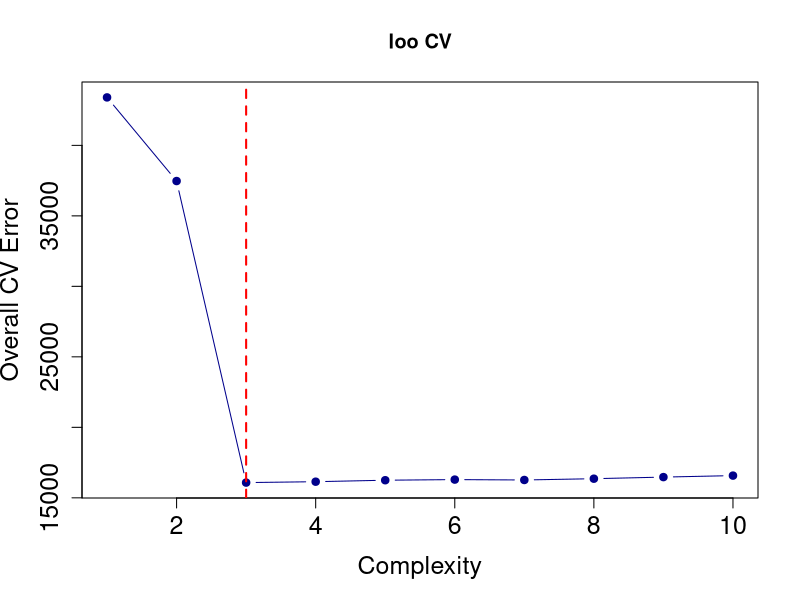
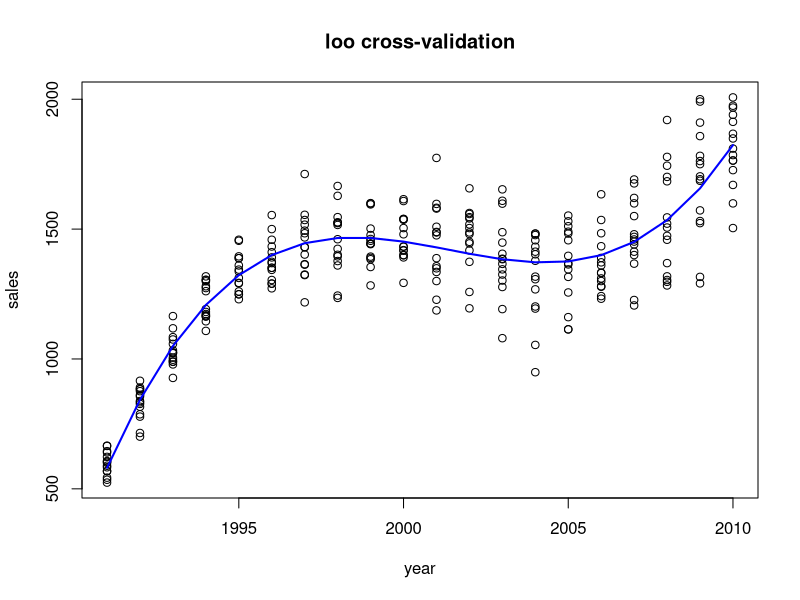
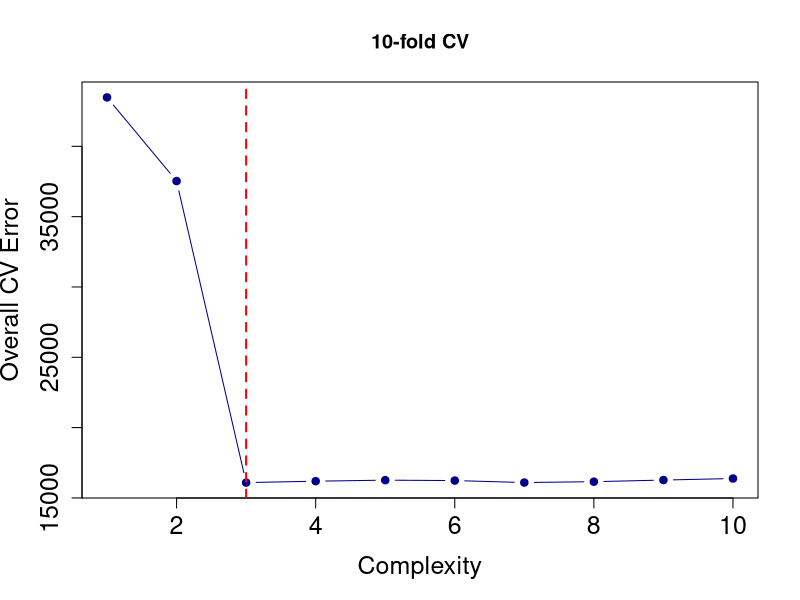
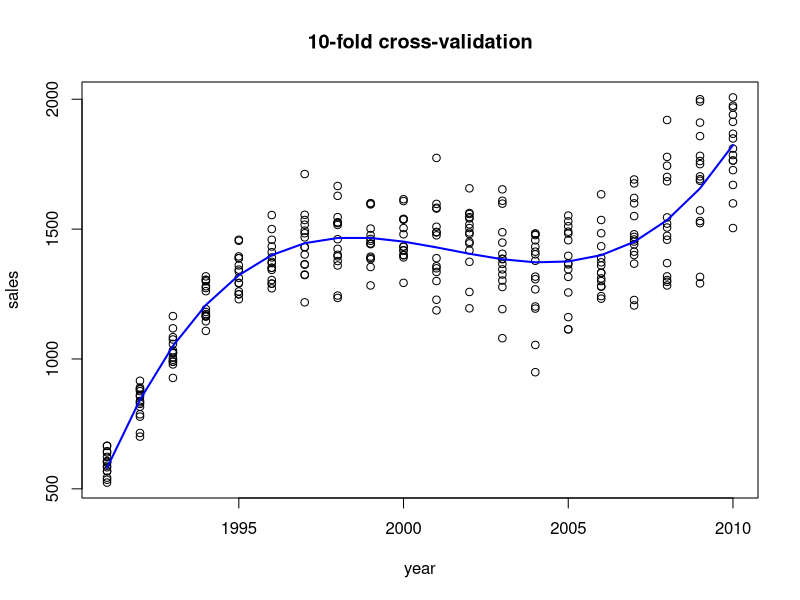
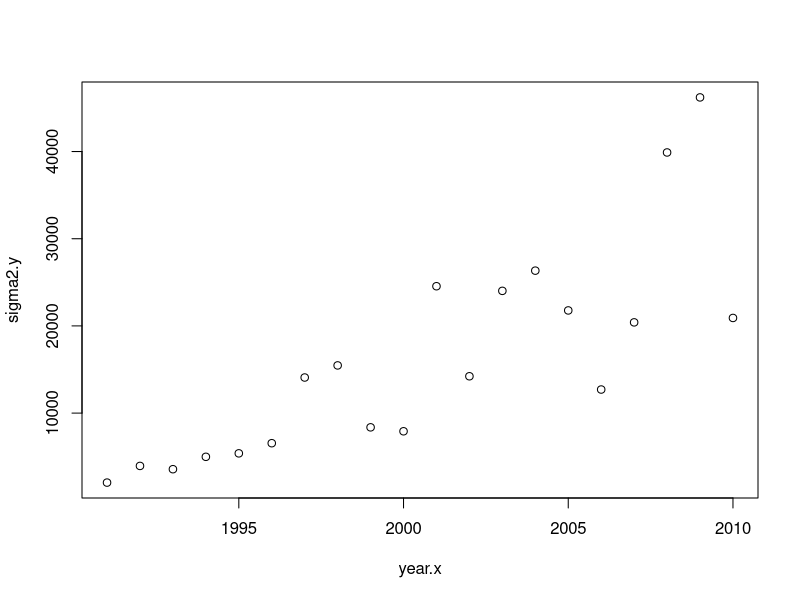
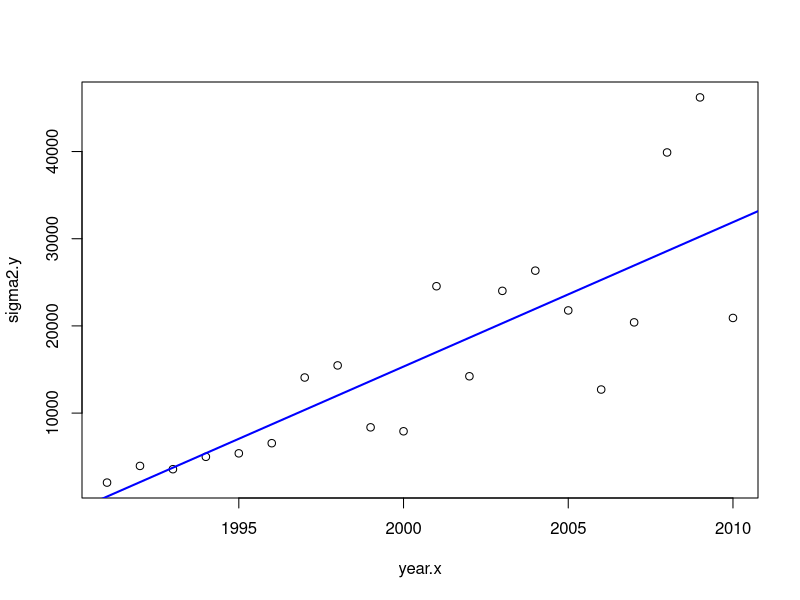
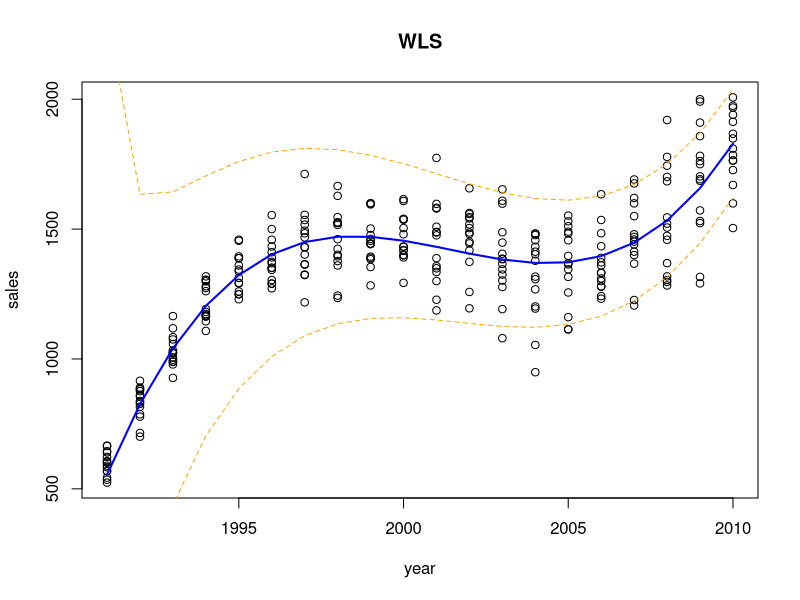
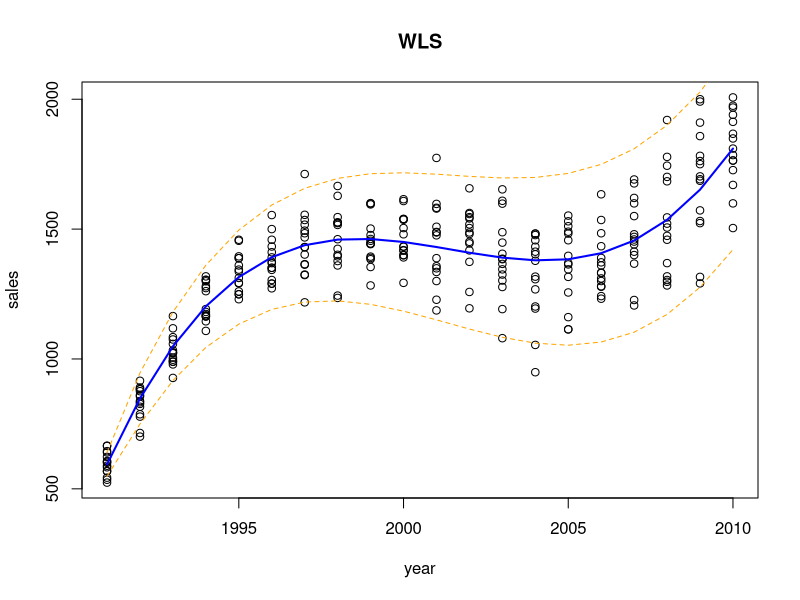

Source code (R) for these figures, in order:
## ---- chunk 1
knitr::opts_chunk$set(echo = TRUE)
## ---- chunk 2
sales = read.table("JaxSales.txt", header = TRUE)

# A function to generate the indices of the k-fold sets
kfold <- function(N, k=N, indices=NULL){
  # get the parameters right:
  if (is.null(indices)) {
    # Randomize if the index order is not supplied
    indices <- sample(1:N, N, replace=FALSE)
  } else {
    # else if supplied, force N to match its length
    N <- length(indices)
  }
  # Check that the k value makes sense.
  if (k > N) stop("k must not exceed N")
  #
  
  # How big is each group?
  gsize <- rep(round(N/k), k)
  
  # For how many groups do we need odjust the size?
  extra <- N - sum(gsize)
  
  # Do we have too few in some groups?
  if (extra > 0) {
    for (i in 1:extra) {
      gsize[i] <- gsize[i] +1
    }
  }
  # Or do we have too many in some groups?
  if (extra < 0) {
    for (i in 1:abs(extra)) {
      gsize[i] <- gsize[i] - 1
    }
  }
  
  running_total <- c(0,cumsum(gsize))
  
  # Return the list of k groups of indices
  lapply(1:k, 
         FUN=function(i) {
           indices[seq(from = 1 + running_total[i],
                       to = running_total[i+1],
                       by = 1)
                   ]
         }
  )
}


# A function to form the k samples
getKfoldSamples <- function (x, y, k, indices=NULL){
  groups <- kfold(length(x), k, indices)
  #training sets
  Ssamples <- lapply(groups,
                     FUN=function(group) {
                       list(x=x[-group], y=y[-group])
                     })
  #test set
  Tsamples <- lapply(groups,
                     FUN=function(group) {
                       list(x=x[group], y=y[group])
                     })
  list(Ssamples = Ssamples, Tsamples = Tsamples)
}
## ---- chunk 3
# For leave one out cross-validation
samples_loocv <-  getKfoldSamples(sales$Year, sales$Sales, k=length(sales$Sales))

# the degrees of freedom associated with each
complexity <- c(1:10) # These are the degrees of polynomials to be fitted

# Performing the Cross-Validation
Ssamples <- samples_loocv$Ssamples # change this according to the number of folds
Tsamples <- samples_loocv$Tsamples # change this according to the number of folds
CV.To.Plot = data.frame(Complexity=NA , MSE=NA)
for(i in 1:length(complexity)){
  MSE = c()
  for(j in 1:length(Ssamples)){
    x.temp = Ssamples[[j]]$x
    y.temp = Ssamples[[j]]$y
    model = lm(y.temp~poly(x.temp, complexity[i]))
    pred = predict(model, newdata=data.frame(x.temp=Tsamples[[j]]$x))
    MSE[j] = mean((Tsamples[[j]]$y-pred)^2)
  }
  CV.To.Plot[i,] = c(complexity[i], mean(MSE))
}


Title.Graph = "loo CV" # change this according to the number of folds
plot(CV.To.Plot, pch=19, col="darkblue", type="b",
     cex.axis = 1.5, cex.lab=1.5, ylab="Overall CV Error")
indx = which.min(CV.To.Plot$MSE)
abline(v=indx, lty=2, lwd=2, col='red')
title(main=Title.Graph)
## ---- chunk 4
plot(sales$Year, sales$Sales, xlab = "year", ylab = "sales", main = "loo cross-validation")
lines(sales$Year, predict(lm(sales$Sales~poly(sales$Year,3))), type="l", col="blue", lwd=2)
## ---- chunk 5
# For leave one out cross-validation
samples_10fold <- getKfoldSamples(sales$Year, sales$Sales, k=10)

# the degrees of freedom associated with each
complexity <- c(1:10) # These are the degrees of polynomials to be fitted

# Performing the Cross-Validation
Ssamples <- samples_10fold$Ssamples # change this accorcing to the number of folds
Tsamples <- samples_10fold$Tsamples # change this accorcing to the number of folds
CV.To.Plot = data.frame(Complexity=NA , MSE=NA)
for(i in 1:length(complexity)){
  MSE = c()
  for(j in 1:length(Ssamples)){
    x.temp = Ssamples[[j]]$x
    y.temp = Ssamples[[j]]$y
    model = lm(y.temp~poly(x.temp, complexity[i]))
    pred = predict(model, newdata=data.frame(x.temp=Tsamples[[j]]$x))
    MSE[j] = mean((Tsamples[[j]]$y-pred)^2)
  }
  CV.To.Plot[i,] = c(complexity[i], mean(MSE))
}


Title.Graph = "10-fold CV" # change this accorcing to the number of folds
plot(CV.To.Plot, pch=19, col="darkblue", type="b",
     cex.axis = 1.5, cex.lab=1.5, ylab="Overall CV Error")
indx = which.min(CV.To.Plot$MSE)
abline(v=indx, lty=2, lwd=2, col='red')
title(main=Title.Graph)
## ---- chunk 6
plot(sales$Year, sales$Sales, xlab = "year", ylab = "sales", main = "10-fold cross-validation")
lines(sales$Year, predict(lm(sales$Sales~poly(sales$Year, 3))), type="l", col="blue", lwd=2)
## ---- chunk 7
year.x = seq(1991, 2010)
sigma2.y = vector(length = 20)
for (i in year.x) {
  sigma2.y[i + 1 - 1991] = var(sales$Sales[which(sales$Year == i)])
}
plot(year.x, sigma2.y)
## ---- chunk 8
varModel = lm(sigma2.y ~ year.x)
varModel$coefficients
## ---- chunk 9
plot(year.x, sigma2.y)
abline(lm(sigma2.y ~ year.x), col="blue", lwd = 2)
## ---- chunk 10
w1 = vector(length = length(sales$Year))
w1 = varModel$coefficients[1] + varModel$coefficients[2] * sales$Year
wls1 = lm(sales$Sales~poly(sales$Year, 3), weight = w1)


plot(sales$Year, sales$Sales, xlab = "year", ylab = "sales", main = "WLS")
lines(sales$Year, predict(wls1), type="l", col="blue", lwd=2)

pred_interval1 <- predict(wls1, newdata = data.frame(year=sales$Year), 
                          interval="prediction", level = 0.95, weight = w1)
lines(sales$Year, pred_interval1[,2], col="orange", lty=2)
lines(sales$Year, pred_interval1[,3], col="orange", lty=2)
## ---- chunk 11
w2 = 1 / w1
wls2 = lm(sales$Sales~poly(sales$Year, 3), weight = w2)


plot(sales$Year, sales$Sales, xlab = "year", ylab = "sales", main = "WLS")
lines(sales$Year, predict(wls2), type="l", col="blue", lwd=2)

pred_interval2 <- predict(wls2, newdata = data.frame(year=sales$Year), 
                          interval="prediction", level = 0.95, weight = w2)
lines(sales$Year, pred_interval2[,2], col="orange", lty=2)
lines(sales$Year, pred_interval2[,3], col="orange", lty=2)
## ---- chunk 12
w3 = vector(length = length(sales$Year))
j = 1
for(i in sales$Year) {
  w3[j] = 1 / sigma2.y[i - 1991 + 1]
  j = j + 1
}

wls3 = lm(sales$Sales~poly(sales$Year, 3), weight = w3)

plot(sales$Year, sales$Sales, xlab = "year", ylab = "sales", main = "WLS")
lines(sales$Year, predict(wls3), type="l", col="blue", lwd=2)

pred_interval3 <- predict(wls3, newdata = data.frame(year=sales$Year), 
                          interval="prediction", level = 0.95, weight = w3)
lines(sales$Year, pred_interval3[,2], col="orange", lty=2)
lines(sales$Year, pred_interval3[,3], col="orange", lty=2)
## ---- chunk 13
summary(lm(sales$Sales~poly(sales$Year, 3)))
summary(wls1)
summary(wls2)
summary(wls3)
